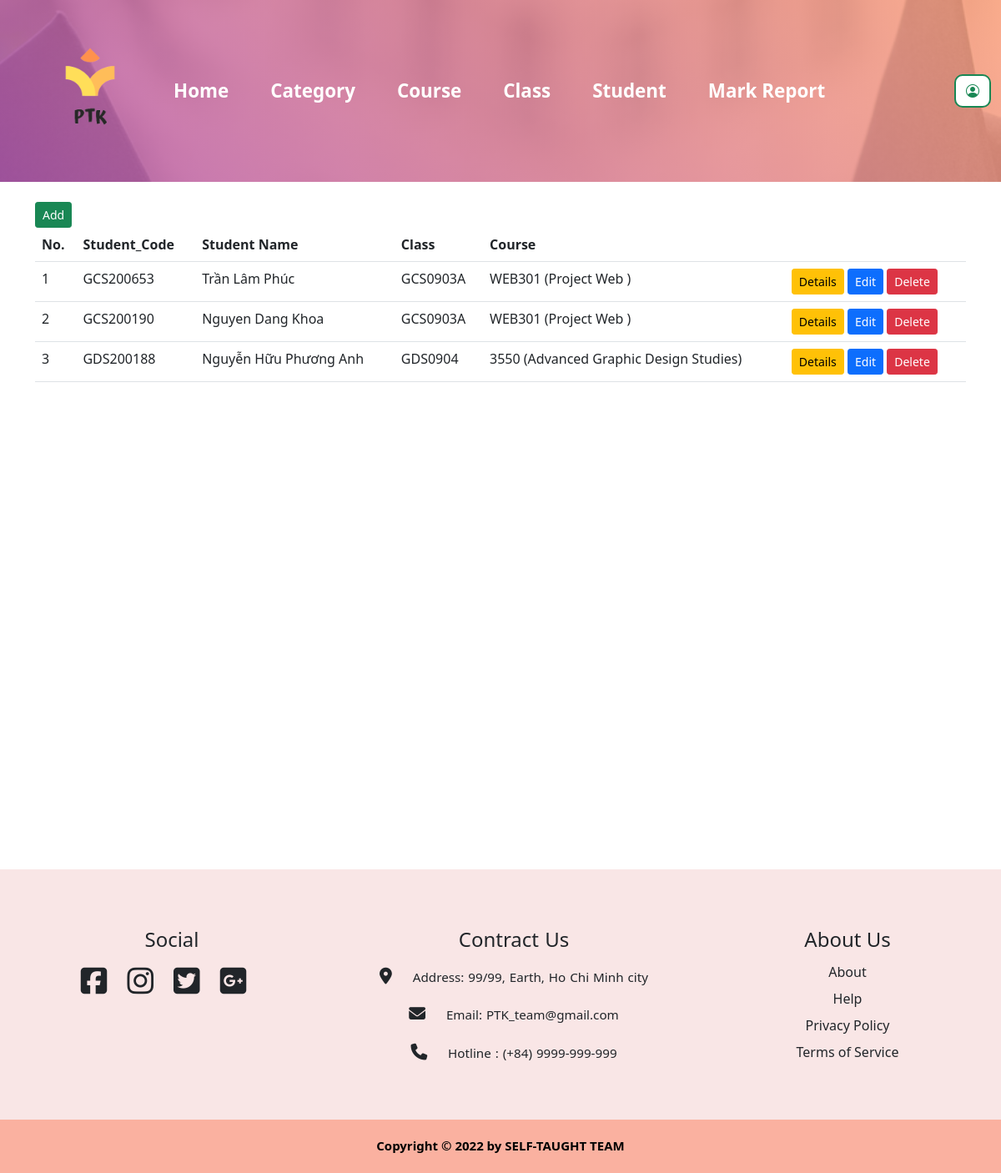
The page /student/student/ on the database its author committed.
### student/models.py (models this page shows, shortened)
class Student(models.Model):
    student_code = models.CharField(max_length=10)
    name = models.CharField(max_length=30)
    address = models.TextField(max_length=30)
    email = models.EmailField(max_length=30)
    dob = models.CharField(max_length=11)
    course = models.ForeignKey(Course, on_delete=models.CASCADE)
    classroom = models.ForeignKey(ClassRoom, on_delete=models.CASCADE)

### course/models.py (models this page shows)
class ClassRoom(models.Model):
    name = models.CharField(max_length=50)
    category = models.ForeignKey(Category, on_delete=models.CASCADE)
    def __str__(self):
        return self.name

class Course(models.Model):
    code = models.CharField(max_length=10)
    description = models.TextField()
    name_en = models.CharField(max_length=250)
    name_vi = models.CharField(max_length=250)
    credit = models.IntegerField()
    hour = models.IntegerField()
    category = models.ForeignKey(Category, on_delete=models.CASCADE)
    def __str__(self):
        return self.code + " (" + self.name_en + ")"

### student/views.py (the view)
# urls.py: path("student/", views.student_index),
def student_index(request):
    students = Student.objects.all()
    context = {
        "students": students,
    }
    return render(request, "student/student/student_index.html", context)

### student/templates/student/student/student_index.html
{% extends 'base.html' %}
{% load static %}
{% block content %}
<link rel="stylesheet" href="{% static 'css/style.css' %}">
<a href="add" class="btn btn-sm btn-success">Add</a>
<table class="table">
    <tr>
        <th>No. </th>
        <th>Student_Code</th>
        <th>Student Name</th>
        <th>Class</th>
        <th>Course</th>
        <th></th>
    </tr>
    {% for item in students %}
    <tr>
        <td>{{forloop.counter}}</td>
        <td>{{item.student_code}}</td>
        <td>{{item.name}}</td>
        <td>{{item.classroom}}</td>
        <td>{{item.course}}</td>
        <td>
            <a href="{{item.id}}" class="btn btn-sm btn-warning">Details</a>
            <a href="edit/{{item.id}}" class="btn btn-sm btn-primary">Edit</a>
            <a href="delete/{{item.id}}" class="btn btn-sm btn-danger">Delete</a>
        </td>
    </tr>
    {% endfor %}
</table>
{% endblock content %}

### rows shown on the page
Student: student_code "GCS200653", name "Trần Lâm Phúc", classroom "GCS0903A", course "WEB301 (Project Web )"
Student: student_code "GCS200190", name "Nguyen Dang Khoa", classroom "GCS0903A", course "WEB301 (Project Web )"
Student: student_code "GDS200188", name "Nguyễn Hữu Phương Anh", classroom "GDS0904", course "3550 (Advanced Graphic Design Studies)"
